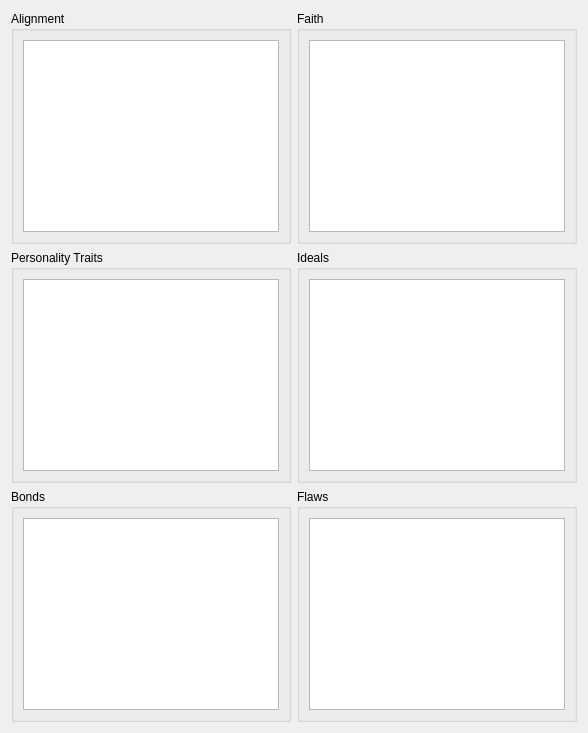
            <widget class="QWidget" name="tab_11">
             <attribute name="title">
              <string>Personality</string>
             </attribute>
             <layout class="QHBoxLayout" name="horizontalLayout_6">
              <item>
               <layout class="QVBoxLayout" name="verticalLayout_3">
                <item>
                 <layout class="QGridLayout" name="gridLayout_8">
                  <item row="1" column="0">
                   <widget class="QGroupBox" name="groupBox_5">
                    <property name="title">
                     <string>Personality Traits</string>
                    </property>
                    <layout class="QVBoxLayout" name="verticalLayout_34">
                     <item>
                      <widget class="QTextEdit" name="PERSONALITY_TRAITS"/>
                     </item>
                    </layout>
                   </widget>
                  </item>
                  <item row="1" column="1">
                   <widget class="QGroupBox" name="groupBox_6">
                    <property name="title">
                     <string>Ideals</string>
                    </property>
                    <layout class="QVBoxLayout" name="verticalLayout_35">
                     <item>
                      <widget class="QTextEdit" name="IDEALS"/>
                     </item>
                    </layout>
                   </widget>
                  </item>
                  <item row="2" column="0">
                   <widget class="QGroupBox" name="groupBox_7">
                    <property name="title">
                     <string>Bonds</string>
                    </property>
                    <layout class="QVBoxLayout" name="verticalLayout_36">
                     <item>
                      <widget class="QTextEdit" name="BONDS"/>
                     </item>
                    </layout>
                   </widget>
                  </item>
                  <item row="2" column="1">
                   <widget class="QGroupBox" name="groupBox_8">
                    <property name="title">
                     <string>Flaws</string>
                    </property>
                    <layout class="QVBoxLayout" name="verticalLayout_37">
                     <item>
                      <widget class="QTextEdit" name="FLAWS"/>
                     </item>
                    </layout>
                   </widget>
                  </item>
                  <item row="0" column="0">
                   <widget class="QGroupBox" name="groupBox_17">
                    <property name="title">
                     <string>Alignment</string>
                    </property>
                    <layout class="QVBoxLayout" name="verticalLayout_18">
                     <item>
                      <widget class="QTextEdit" name="ALIGNMENT"/>
                     </item>
                    </layout>
                   </widget>
                  </item>
                  <item row="0" column="1">
                   <widget class="QGroupBox" name="groupBox_18">
                    <property name="title">
                     <string>Faith</string>
                    </property>
                    <layout class="QVBoxLayout" name="verticalLayout_19">
                     <item>
                      <widget class="QTextEdit" name="FAITH"/>
                     </item>
                    </layout>
                   </widget>
                  </item>
                 </layout>
                </item>
               </layout>
              </item>
             </layout>
            </widget>
